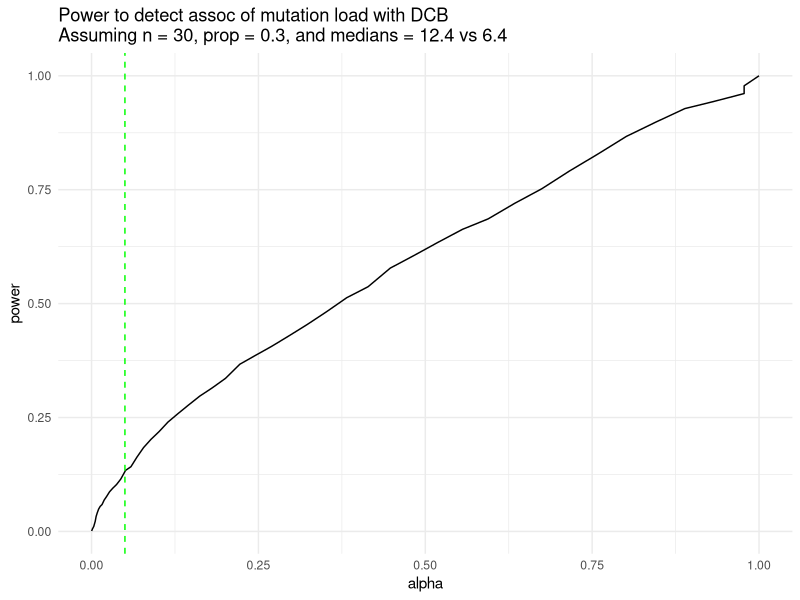

Write R code to recreate this figure.

library(tidyverse)

alt_mannwhitney <- function(x_benefit, x_non) {
  wilcox.test(x ~ group, data = df)
}


sim_data <- function(index = 1, 
                     n = 30,
                     loc_benefit = 12.4,
                     loc_non = 6.4,
                     prop_benefit = 0.2
) {
  n_benefit = n*prop_benefit
  n_non = n*(1-prop_benefit)
  sim_f = function(n, loc) exp(rnorm(n = n, mean = log(loc), sd = log(loc)))
  x_benefit <- sim_f(n = n_benefit, loc = loc_benefit)
  x_non <- sim_f(n = n_non, loc = loc_non)
  df <- tbl_df(list(x = x_benefit, group = 'benefit')) %>%
    bind_rows(tbl_df(list(x = x_non, group = 'non')))
  df
}

res <- seq_len(1000) %>%
  map(sim_data, loc_benefit = 12.4, loc_non = 6.4, n = 30, prop_benefit = 0.19) %>%
  map(~ wilcox.test(x ~ group, data = .)) %>%
  map_df(broom::tidy)

## power to detect effect at alpha 0.05
mean(res$p.value < 0.05)

## plot distribution of p-values from simulations
sum_res <- res %>%
  dplyr::group_by(`p.value`) %>%
  dplyr::summarize(n_pvalue = n()) %>%
  dplyr::ungroup() %>%
  dplyr::arrange(`p.value`) %>%
  dplyr::mutate(total_n = sum(n_pvalue),
                cum_n = cumsum(n_pvalue),
                power = cum_n/total_n
  ) %>%
  dplyr::rename(alpha = `p.value`)

ggplot(sum_res, aes(x = alpha, y = power)) + 
  geom_line() + 
  geom_vline(aes(xintercept=0.05), color = 'green', linetype = 'dashed') +
  theme_minimal() +
  ggtitle('Power to detect assoc of mutation load with DCB\nAssuming n = 30, prop = 0.3, and medians = 12.4 vs 6.4')
